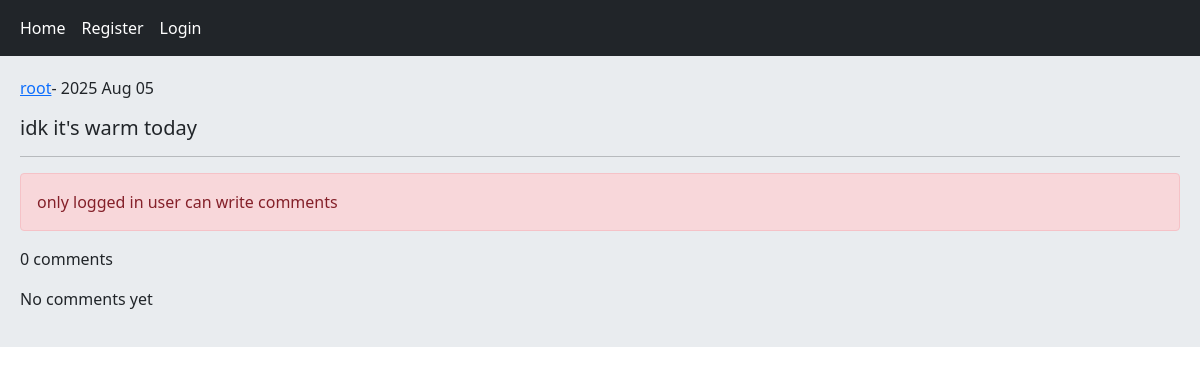
Screenshot of /detail/5/idk-its-warm-today with the database file from the repository.
### home/models.py (models this page shows, shortened)
class Post(models.Model):
    user = models.ForeignKey(User, on_delete= models.CASCADE, related_name= 'posts')
    body = models.TextField()
    slug = models.SlugField()
    created = models.DateTimeField(auto_now_add= True)
    updated = models.DateTimeField(auto_now= True)
    class Meta:
        ordering = ['-created']

### home/views.py (the view, shortened to what this page needs)
# urls.py: path('detail/<int:post_id>/<slug:post_slug>', views.PostDetailView.as_view(), name= 'post_detail'),
class PostDetailView(View):
    form_class = CommentCreateForm
    form_class_reply = CommentReplyForm
    def setup(self, request, *args, **kwargs):
        self.post_instance = Post.objects.get(id= kwargs['post_id'], slug= kwargs['post_slug'])
        return super().setup(request, *args, **kwargs)
    def get(self, request, *args, **kwargs):
        comments = self.post_instance.pcomment.filter(is_reply= False)
        form = self.form_class()
        can_like = False
        if request.user.is_authenticated and self.post_instance.user_can_like(request.user):
            can_like = True
        return render(request, 'home/detail.html', {'post': self.post_instance, 'comments': comments, 'form': form, 'reply_form': self.form_class_reply(), 'can_like': can_like})

### home/templates/home/detail.html (shortened to what this page needs)
{% extends 'base.html' %}
{% block content %}
    <p><a href="{% url 'accounts:user_profile' post.user.id %}">{{ post.user.username }}</a>- {{ post.created|date:"Y M d" }}</p>
    <h5>{{ post.body }}</h5><hr>
    {% if request.user.is_authenticated %}
        <a href="{% url 'home:post_like' post.id %}" class="{% if can_like %} disabled {% endif %} btn btn-primary col-md-2">Like {{ post.likes_count }}</a>
        <form action="" method="post" class="col-md-3">
            {% csrf_token %}
            {{ form.as_p }}
            <input type="submit" value="send">
        </form><br>
    {% else %}
        <p class="alert alert-danger">only logged in user can write comments</p>
    {% endif %}
    <p>{{ comments.count }} comments</p>
    {% for comment in comments %}
        <div class="card bg-dark text-white">
            <p class="card-body">{{ comment.user }} - {{ comment.created|timesince }}</p>
            <p class="card-body">{{ comment.body }}</p>
            {% if request.user.is_authenticated %}
                <form action="{% url 'home:add_reply' post.id comment.id %}" method="post">
                    {% csrf_token %}
                    {{ form.as_p }}
                    <input type="submit" value="send">
                </form>
            {% endif %}
            {% for reply in replies%}
                <p class="bg-primary p-3 m-2">{{ reply.user }} <br> {{ reply.body }}</p>
            {% endfor%}
        </div><br>
    {% empty %}
        <p>No comments yet</p>
    {% endfor %}
{% endblock %}

### rows the page displays
Post: user.username "root", created "2025 Aug 05", body "idk it's warm today"

### other values shown
{{ comments.count }} "0"
